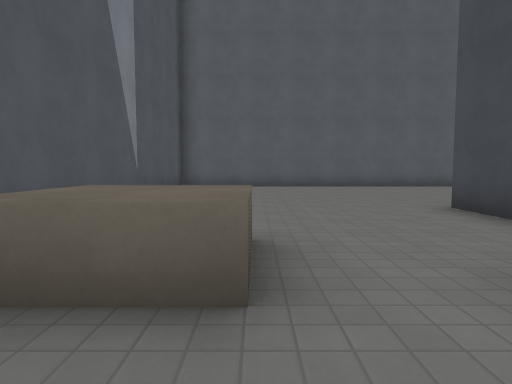
[1] (above)

16 first-person views from a walk through a level from a Godot 3-D game. The camera is 1.3 m above the floor, tilts 4° down and sees 75° across. The floor is counted in squares, 2 m on a side. Each view is taken from the middle of a square. On the plan, view 1 faces up. The plan holds only what a view shows up to about 10 squares ahead; the rest is blank. Surface patterns are stand-ins for the level's own textures.

[2]
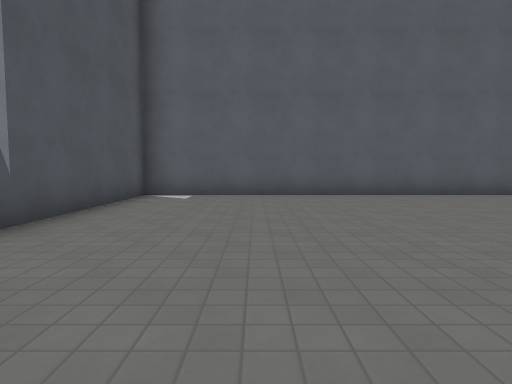

[3]
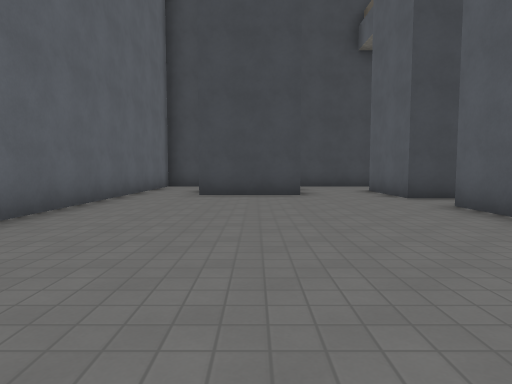

[4]
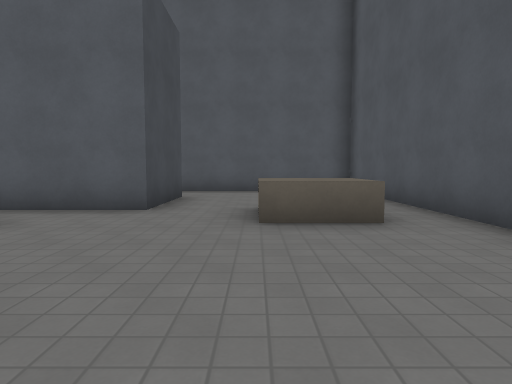

[5]
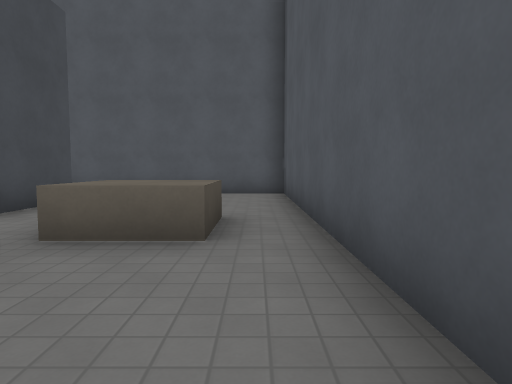

[6]
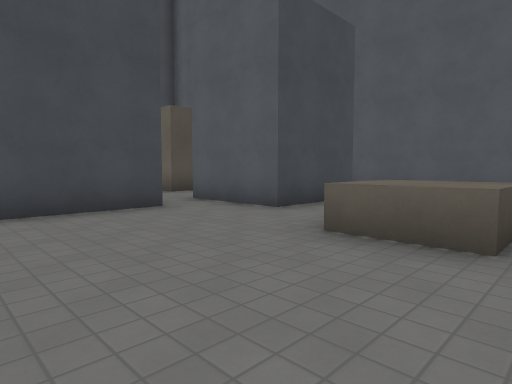

[7]
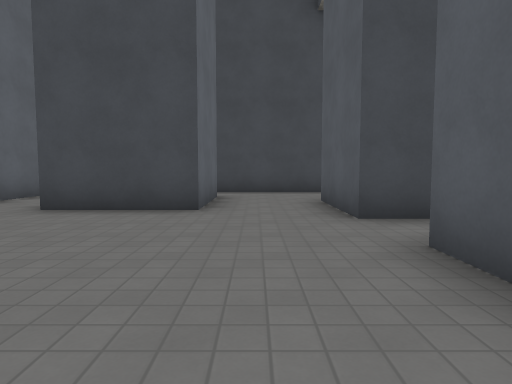

[8]
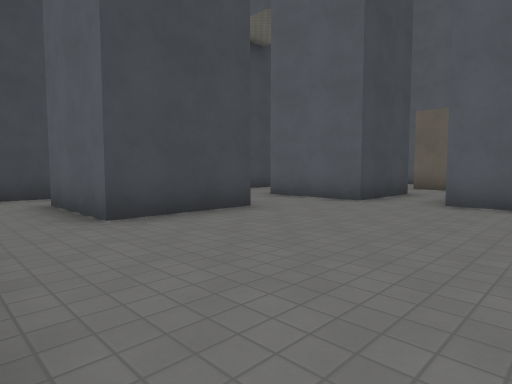

[9]
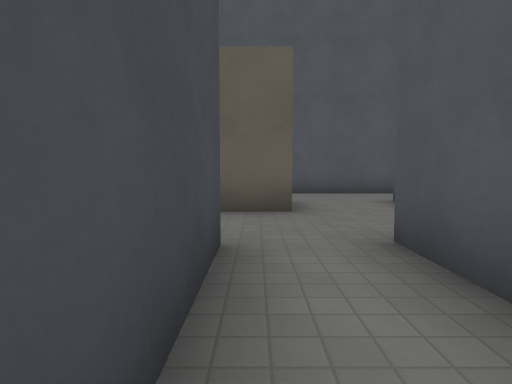

[10]
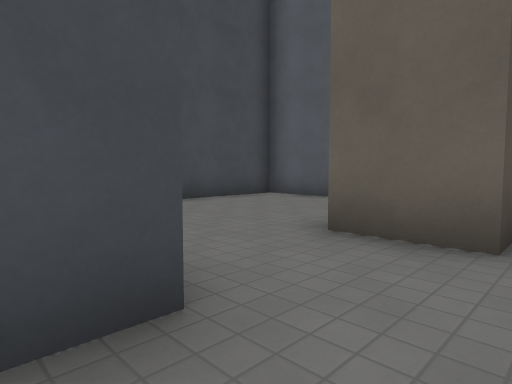

[11]
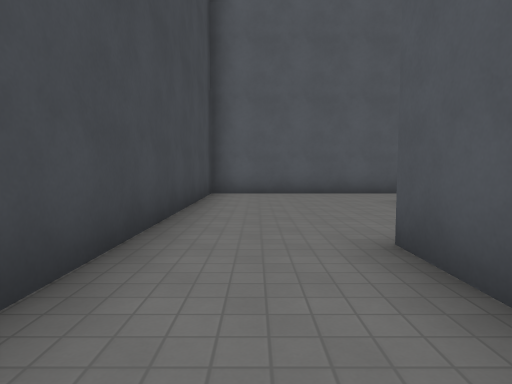

[12]
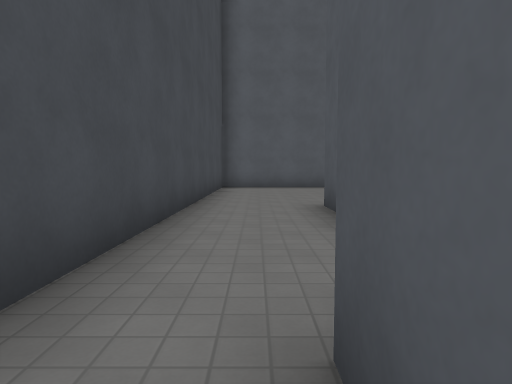

[13]
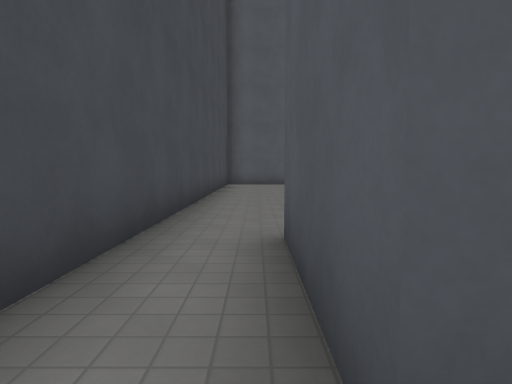

[14]
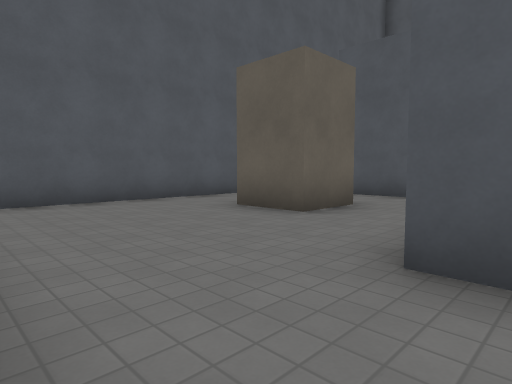

[15]
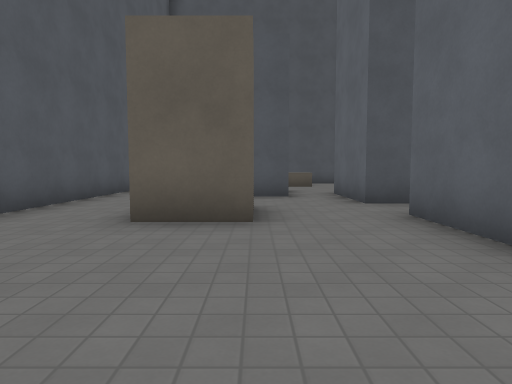

[16]
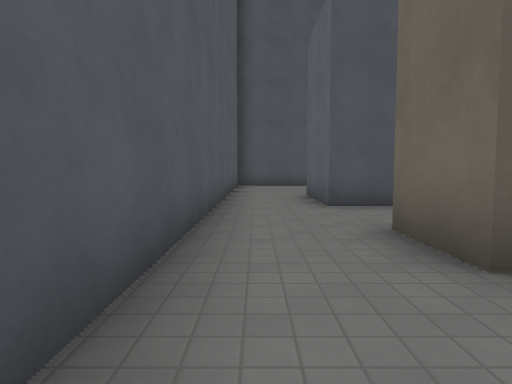

### Floor plan
Points are (right, up) in squares from view 1. A wall is a line through its corners. A room is listed if a view was taken in it or the views show most of it. See-through windows are left out.
Room 1 (views 1, 2, 3, 4, 5, 6, 7, 8, 9, 10)
walls: (4.5, 5.5) (5.9, 5.5); (4.5, 3.2) (3.3, 3.2) (3.3, 5.6); (5.8, 4.5) (5.8, 3.2); (7.3, 3.2) (7.3, 5.5) (9.9, 5.5); (9.4, 7.9) (8.2, 7.9) (8.2, 10.4) (10.7, 10.4); (4.2, -0.7) (1.7, -0.7) (1.7, 1.8) (4.2, 1.8); (11, 12.2) (-2.7, 12.2) (-2.7, -2.7) (4.5, -2.7)
ways out: opening at (4, -1.5) to room 2; opening at (4, 2) to room 2; opening at (6.5, 4.5) to room 2; opening at (9, 6.5) to room 2; opening at (9.5, 11.5) to room 2
objects: block (-1, 2) to (0, 3)
Room 2 (views 11, 12, 13, 14, 15, 16)
walls: (9.2, 3.2) (7.3, 3.2); (9.8, 4.5) (9.8, 3.1); (5.8, 3.2) (4.5, 3.2); (4.2, 1.8) (4.2, -0.7); (4.5, -2.7) (12.2, -2.7) (12.2, 11); (10.7, 10.4) (10.7, 7.9) (9.4, 7.9)
ways out: opening at (4, -1.5) to room 1; opening at (4, 2) to room 1; opening at (6.5, 4.5) to room 1; opening at (9, 6.5) to room 1; opening at (9.5, 11.5) to room 1
objects: block (7, 0) to (8, 1)

Positions as (right, up) in squares from view 1, and headings:
1: (0, 0), facing up
2: (0, 4), facing up
3: (0, 9), facing right
4: (0, 7), facing down
5: (-2, 6), facing down
6: (-2, 6), facing down-right
7: (3, 7), facing right
8: (4, 12), facing down-right
9: (7, 6), facing down
10: (6, 4), facing down-right
11: (11, 6), facing down
12: (11, 9), facing down
13: (11, 11), facing down
14: (12, 4), facing down-left
15: (12, 1), facing left
16: (10, -2), facing left
